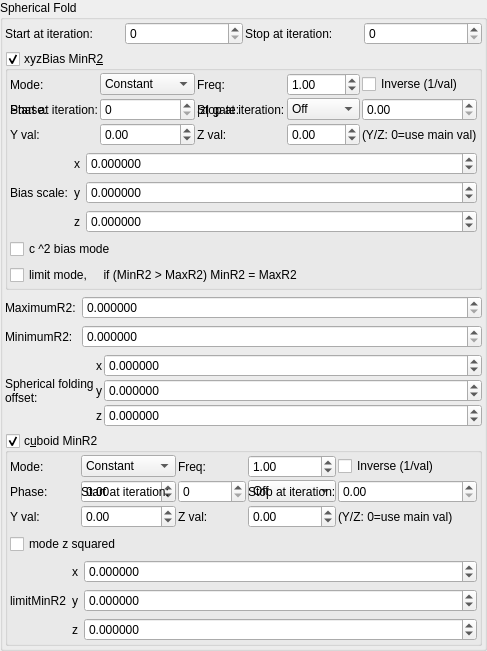
    <widget class="QGroupBox" name="groupBox_2">
     <property name="title">
      <string>Spherical Fold</string>
     </property>
     <layout class="QVBoxLayout" name="verticalLayout_5">
      <property name="leftMargin">
       <number>2</number>
      </property>
      <property name="topMargin">
       <number>2</number>
      </property>
      <property name="rightMargin">
       <number>2</number>
      </property>
      <property name="bottomMargin">
       <number>2</number>
      </property>
      <item>
       <layout class="QGridLayout" name="gridLayout_80">
        <property name="spacing">
         <number>2</number>
        </property>
        <item row="3" column="0">
         <widget class="QLabel" name="label_70">
          <property name="text">
           <string>Start at iteration:</string>
          </property>
         </widget>
        </item>
        <item row="3" column="1">
         <widget class="MySpinBox" name="spinboxInt_transf_start_iterations_S">
          <property name="sizePolicy">
           <sizepolicy hsizetype="Minimum" vsizetype="Maximum">
            <horstretch>0</horstretch>
            <verstretch>0</verstretch>
           </sizepolicy>
          </property>
          <property name="minimum">
           <number>0</number>
          </property>
          <property name="maximum">
           <number>999</number>
          </property>
          <property name="value">
           <number>0</number>
          </property>
         </widget>
        </item>
        <item row="3" column="3">
         <widget class="MySpinBox" name="spinboxInt_transf_stop_iterations_S">
          <property name="sizePolicy">
           <sizepolicy hsizetype="Preferred" vsizetype="Maximum">
            <horstretch>0</horstretch>
            <verstretch>0</verstretch>
           </sizepolicy>
          </property>
          <property name="maximum">
           <number>999</number>
          </property>
         </widget>
        </item>
        <item row="3" column="2">
         <widget class="QLabel" name="label_50">
          <property name="text">
           <string>Stop at iteration:</string>
          </property>
         </widget>
        </item>
       </layout>
      </item>
      <item>
       <widget class="MyGroupBox" name="groupCheck_transf_function_enabledAx">
        <property name="title">
         <string>xyzBias MinR&amp;2</string>
        </property>
        <property name="checkable">
         <bool>true</bool>
        </property>
        <property name="checked">
         <bool>true</bool>
        </property>
        <layout class="QVBoxLayout" name="verticalLayout_6">
         <property name="leftMargin">
          <number>2</number>
         </property>
         <property name="topMargin">
          <number>2</number>
         </property>
         <property name="rightMargin">
          <number>2</number>
         </property>
         <property name="bottomMargin">
          <number>2</number>
         </property>
         <item>
          <layout class="QGridLayout" name="gridLayout_84">
           <property name="spacing">
            <number>2</number>
           </property>
           <item row="2" column="3">
            <widget class="MySpinBox" name="spinboxInt_transf_multiplier_stop_iter_4">
             <property name="sizePolicy">
              <sizepolicy hsizetype="Preferred" vsizetype="Maximum">
               <horstretch>0</horstretch>
               <verstretch>0</verstretch>
              </sizepolicy>
             </property>
             <property name="maximum">
              <number>999</number>
             </property>
            </widget>
           </item>
      <item row="1" column="0">
       <widget class="QLabel"><property name="text"><string>Mode:</string></property></widget>
      </item>
      <item row="1" column="1">
       <widget class="MyComboBox" name="comboBox_transf_multiplier_value_mode_4">
        <item><property name="text"><string notr="true">Constant</string></property></item>
        <item><property name="text"><string notr="true">Sine</string></property></item>
        <item><property name="text"><string notr="true">Ramp</string></property></item>
        <item><property name="text"><string notr="true">Exponential</string></property></item>
        <item><property name="text"><string notr="true">Triangle</string></property></item>
        <item><property name="text"><string notr="true">Square</string></property></item>
        <item><property name="text"><string notr="true">Smoothstep</string></property></item>
        <item><property name="text"><string notr="true">Noise</string></property></item>
        <item><property name="text"><string notr="true">Ping-pong</string></property></item>
        <item><property name="text"><string notr="true">Stepped</string></property></item>
       </widget>
      </item>
      <item row="1" column="2">
       <widget class="QLabel"><property name="text"><string>Freq:</string></property></widget>
      </item>
      <item row="1" column="3">
       <widget class="MyDoubleSpinBox" name="spinbox_transf_multiplier_frequency_4">
        <property name="minimum"><double>0.01</double></property><property name="maximum"><double>100.0</double></property>
        <property name="singleStep"><double>0.1</double></property><property name="value"><double>1.0</double></property>
       </widget>
      </item>
      <item row="1" column="4" colspan="2">
       <widget class="MyCheckBox" name="checkBox_transf_multiplier_inverse_4">
        <property name="text"><string>Inverse (1/val)</string></property>
       </widget>
      </item>
      <item row="2" column="0">
       <widget class="QLabel"><property name="text"><string>Phase:</string></property></widget>
      </item>
      <item row="2" column="1">
       <widget class="MyDoubleSpinBox" name="spinbox_transf_multiplier_phase_4">
        <property name="minimum"><double>-10.0</double></property><property name="maximum"><double>10.0</double></property>
        <property name="singleStep"><double>0.1</double></property><property name="value"><double>0.0</double></property>
       </widget>
      </item>
      <item row="2" column="2">
       <widget class="QLabel"><property name="text"><string>|z| gate:</string></property></widget>
      </item>
      <item row="2" column="3">
       <widget class="MyComboBox" name="comboBox_transf_multiplier_threshold_mode_4">
        <item><property name="text"><string notr="true">Off</string></property></item>
        <item><property name="text"><string notr="true">&gt; thresh</string></property></item>
        <item><property name="text"><string notr="true">&lt; thresh</string></property></item>
       </widget>
      </item>
      <item row="2" column="4" colspan="2">
       <widget class="MyDoubleSpinBox" name="spinbox_transf_multiplier_threshold_4">
        <property name="minimum"><double>0.0</double></property><property name="maximum"><double>1000.0</double></property>
        <property name="singleStep"><double>0.1</double></property><property name="value"><double>0.0</double></property>
       </widget>
      </item>
      <item row="3" column="0">
       <widget class="QLabel"><property name="text"><string>Y val:</string></property></widget>
      </item>
      <item row="3" column="1">
       <widget class="MyDoubleSpinBox" name="spinbox_transf_multiplier_scale_y_4">
        <property name="minimum"><double>-100.0</double></property><property name="maximum"><double>100.0</double></property>
        <property name="singleStep"><double>0.01</double></property><property name="value"><double>0.0</double></property>
       </widget>
      </item>
      <item row="3" column="2">
       <widget class="QLabel"><property name="text"><string>Z val:</string></property></widget>
      </item>
      <item row="3" column="3">
       <widget class="MyDoubleSpinBox" name="spinbox_transf_multiplier_scale_z_4">
        <property name="minimum"><double>-100.0</double></property><property name="maximum"><double>100.0</double></property>
        <property name="singleStep"><double>0.01</double></property><property name="value"><double>0.0</double></property>
       </widget>
      </item>
      <item row="3" column="4" colspan="2">
       <widget class="QLabel"><property name="text"><string notr="true">(Y/Z: 0=use main val)</string></property></widget>
      </item>
           <item row="2" column="2">
            <widget class="QLabel" name="label_54">
             <property name="text">
              <string>Stop at iteration:</string>
             </property>
            </widget>
           </item>
           <item row="2" column="0">
            <widget class="QLabel" name="label_75">
             <property name="text">
              <string>Start at iteration:</string>
             </property>
            </widget>
           </item>
           <item row="2" column="1">
            <widget class="MySpinBox" name="spinboxInt_transf_multiplier_start_iter_4">
             <property name="sizePolicy">
              <sizepolicy hsizetype="Minimum" vsizetype="Maximum">
               <horstretch>0</horstretch>
               <verstretch>0</verstretch>
              </sizepolicy>
             </property>
             <property name="minimum">
              <number>0</number>
             </property>
             <property name="maximum">
              <number>999</number>
             </property>
             <property name="value">
              <number>0</number>
             </property>
            </widget>
           </item>
          </layout>
         </item>
         <item>
          <layout class="QGridLayout" name="gridLayout" columnstretch="0,0,1">
           <item row="2" column="1">
            <widget class="QLabel" name="label_134">
             <property name="sizePolicy">
              <sizepolicy hsizetype="Preferred" vsizetype="Preferred">
               <horstretch>0</horstretch>
               <verstretch>0</verstretch>
              </sizepolicy>
             </property>
             <property name="text">
              <string notr="true">z</string>
             </property>
             <property name="alignment">
              <set>Qt::AlignRight|Qt::AlignTrailing|Qt::AlignVCenter</set>
             </property>
            </widget>
           </item>
           <item row="1" column="0">
            <widget class="QLabel" name="label_39">
             <property name="text">
              <string>Bias scale:</string>
             </property>
            </widget>
           </item>
           <item row="1" column="1">
            <widget class="QLabel" name="label_133">
             <property name="sizePolicy">
              <sizepolicy hsizetype="Preferred" vsizetype="Preferred">
               <horstretch>0</horstretch>
               <verstretch>0</verstretch>
              </sizepolicy>
             </property>
             <property name="text">
              <string notr="true">y</string>
             </property>
             <property name="alignment">
              <set>Qt::AlignRight|Qt::AlignTrailing|Qt::AlignVCenter</set>
             </property>
            </widget>
           </item>
           <item row="0" column="1">
            <widget class="QLabel" name="label_132">
             <property name="sizePolicy">
              <sizepolicy hsizetype="Preferred" vsizetype="Preferred">
               <horstretch>0</horstretch>
               <verstretch>0</verstretch>
              </sizepolicy>
             </property>
             <property name="text">
              <string notr="true">x</string>
             </property>
             <property name="alignment">
              <set>Qt::AlignRight|Qt::AlignTrailing|Qt::AlignVCenter</set>
             </property>
            </widget>
           </item>
           <item row="0" column="2">
            <widget class="MyDoubleSpinBox" name="spinbox3_transf_constant_multiplier_000_x">
             <property name="sizePolicy">
              <sizepolicy hsizetype="Minimum" vsizetype="Maximum">
               <horstretch>0</horstretch>
               <verstretch>0</verstretch>
              </sizepolicy>
             </property>
             <property name="prefix">
              <string/>
             </property>
             <property name="suffix">
              <string/>
             </property>
             <property name="decimals">
              <number>6</number>
             </property>
             <property name="minimum">
              <double>-99.989999999999995</double>
             </property>
             <property name="maximum">
              <double>99.989999999999995</double>
             </property>
             <property name="singleStep">
              <double>0.100000000000000</double>
             </property>
            </widget>
           </item>
           <item row="1" column="2">
            <widget class="MyDoubleSpinBox" name="spinbox3_transf_constant_multiplier_000_y">
             <property name="sizePolicy">
              <sizepolicy hsizetype="Minimum" vsizetype="Maximum">
               <horstretch>0</horstretch>
               <verstretch>0</verstretch>
              </sizepolicy>
             </property>
             <property name="prefix">
              <string/>
             </property>
             <property name="suffix">
              <string/>
             </property>
             <property name="decimals">
              <number>6</number>
             </property>
             <property name="minimum">
              <double>-99.989999999999995</double>
             </property>
             <property name="maximum">
              <double>99.989999999999995</double>
             </property>
             <property name="singleStep">
              <double>0.100000000000000</double>
             </property>
            </widget>
           </item>
           <item row="2" column="2">
            <widget class="MyDoubleSpinBox" name="spinbox3_transf_constant_multiplier_000_z">
             <property name="sizePolicy">
              <sizepolicy hsizetype="Minimum" vsizetype="Maximum">
               <horstretch>0</horstretch>
               <verstretch>0</verstretch>
              </sizepolicy>
             </property>
             <property name="prefix">
              <string/>
             </property>
             <property name="suffix">
              <string/>
             </property>
             <property name="decimals">
              <number>6</number>
             </property>
             <property name="minimum">
              <double>-99.989999999999995</double>
             </property>
             <property name="maximum">
              <double>99.989999999999995</double>
             </property>
             <property name="singleStep">
              <double>0.100000000000000</double>
             </property>
            </widget>
           </item>
          </layout>
         </item>
         <item>
          <widget class="MyCheckBox" name="checkBox_transf_function_enabledAz_false">
           <property name="text">
            <string notr="true">c ^2 bias mode</string>
           </property>
          </widget>
         </item>
         <item>
          <widget class="MyCheckBox" name="checkBox_transf_function_enabledAz">
           <property name="text">
            <string notr="true">limit mode,     if (MinR2 &gt; MaxR2) MinR2 = MaxR2</string>
           </property>
          </widget>
         </item>
        </layout>
       </widget>
      </item>
      <item>
       <layout class="QGridLayout" name="gridLayout_8" columnstretch="0,1">
        <item row="1" column="1">
         <widget class="MyDoubleSpinBox" name="spinbox_transf_maxR2_1">
          <property name="sizePolicy">
           <sizepolicy hsizetype="Minimum" vsizetype="Maximum">
            <horstretch>0</horstretch>
            <verstretch>0</verstretch>
           </sizepolicy>
          </property>
          <property name="prefix">
           <string/>
          </property>
          <property name="suffix">
           <string/>
          </property>
          <property name="decimals">
           <number>6</number>
          </property>
          <property name="minimum">
           <double>0.000000000000000</double>
          </property>
          <property name="maximum">
           <double>99.989999999999995</double>
          </property>
          <property name="singleStep">
           <double>0.100000000000000</double>
          </property>
         </widget>
        </item>
        <item row="2" column="0">
         <widget class="QLabel" name="label_31">
          <property name="text">
           <string>MinimumR2:</string>
          </property>
         </widget>
        </item>
        <item row="2" column="1">
         <widget class="MyDoubleSpinBox" name="spinbox_transf_minR2_p25">
          <property name="sizePolicy">
           <sizepolicy hsizetype="Minimum" vsizetype="Maximum">
            <horstretch>0</horstretch>
            <verstretch>0</verstretch>
           </sizepolicy>
          </property>
          <property name="prefix">
           <string/>
          </property>
          <property name="suffix">
           <string/>
          </property>
          <property name="decimals">
           <number>6</number>
          </property>
          <property name="minimum">
           <double>0.000000000000000</double>
          </property>
          <property name="maximum">
           <double>99.989999999999995</double>
          </property>
          <property name="singleStep">
           <double>0.100000000000000</double>
          </property>
         </widget>
        </item>
        <item row="1" column="0">
         <widget class="QLabel" name="label_22">
          <property name="text">
           <string>MaximumR2:</string>
          </property>
         </widget>
        </item>
       </layout>
      </item>
      <item>
       <layout class="QGridLayout" name="gridLayout_20" columnstretch="0,0,1">
        <property name="spacing">
         <number>2</number>
        </property>
        <item row="3" column="1">
         <widget class="QLabel" name="label_135">
          <property name="sizePolicy">
           <sizepolicy hsizetype="Preferred" vsizetype="Preferred">
            <horstretch>0</horstretch>
            <verstretch>0</verstretch>
           </sizepolicy>
          </property>
          <property name="text">
           <string notr="true">x</string>
          </property>
          <property name="alignment">
           <set>Qt::AlignRight|Qt::AlignTrailing|Qt::AlignVCenter</set>
          </property>
         </widget>
        </item>
        <item row="5" column="1">
         <widget class="QLabel" name="label_136">
          <property name="sizePolicy">
           <sizepolicy hsizetype="Preferred" vsizetype="Preferred">
            <horstretch>0</horstretch>
            <verstretch>0</verstretch>
           </sizepolicy>
          </property>
          <property name="text">
           <string notr="true">z</string>
          </property>
          <property name="alignment">
           <set>Qt::AlignRight|Qt::AlignTrailing|Qt::AlignVCenter</set>
          </property>
         </widget>
        </item>
        <item row="3" column="0" rowspan="3">
         <widget class="QLabel" name="label_18">
          <property name="text">
           <string>Spherical folding
offset:</string>
          </property>
         </widget>
        </item>
        <item row="4" column="1">
         <widget class="QLabel" name="label_137">
          <property name="sizePolicy">
           <sizepolicy hsizetype="Preferred" vsizetype="Preferred">
            <horstretch>0</horstretch>
            <verstretch>0</verstretch>
           </sizepolicy>
          </property>
          <property name="text">
           <string notr="true">y</string>
          </property>
          <property name="alignment">
           <set>Qt::AlignRight|Qt::AlignTrailing|Qt::AlignVCenter</set>
          </property>
         </widget>
        </item>
        <item row="4" column="2">
         <widget class="MyDoubleSpinBox" name="spinbox3_mandelbox_offset_y">
          <property name="sizePolicy">
           <sizepolicy hsizetype="Minimum" vsizetype="Maximum">
            <horstretch>0</horstretch>
            <verstretch>0</verstretch>
           </sizepolicy>
          </property>
          <property name="prefix">
           <string/>
          </property>
          <property name="suffix">
           <string/>
          </property>
          <property name="decimals">
           <number>6</number>
          </property>
          <property name="minimum">
           <double>-100.000000000000000</double>
          </property>
          <property name="maximum">
           <double>100.000000000000000</double>
          </property>
          <property name="singleStep">
           <double>0.100000000000000</double>
          </property>
         </widget>
        </item>
        <item row="3" column="2">
         <widget class="MyDoubleSpinBox" name="spinbox3_mandelbox_offset_x">
          <property name="sizePolicy">
           <sizepolicy hsizetype="Minimum" vsizetype="Maximum">
            <horstretch>0</horstretch>
            <verstretch>0</verstretch>
           </sizepolicy>
          </property>
          <property name="prefix">
           <string/>
          </property>
          <property name="suffix">
           <string/>
          </property>
          <property name="decimals">
           <number>6</number>
          </property>
          <property name="minimum">
           <double>-100.000000000000000</double>
          </property>
          <property name="maximum">
           <double>100.000000000000000</double>
          </property>
          <property name="singleStep">
           <double>0.100000000000000</double>
          </property>
         </widget>
        </item>
        <item row="5" column="2">
         <widget class="MyDoubleSpinBox" name="spinbox3_mandelbox_offset_z">
          <property name="sizePolicy">
           <sizepolicy hsizetype="Minimum" vsizetype="Maximum">
            <horstretch>0</horstretch>
            <verstretch>0</verstretch>
           </sizepolicy>
          </property>
          <property name="prefix">
           <string/>
          </property>
          <property name="suffix">
           <string/>
          </property>
          <property name="decimals">
           <number>6</number>
          </property>
          <property name="minimum">
           <double>-100.000000000000000</double>
          </property>
          <property name="maximum">
           <double>100.000000000000000</double>
          </property>
          <property name="singleStep">
           <double>0.100000000000000</double>
          </property>
         </widget>
        </item>
       </layout>
      </item>
      <item>
       <widget class="MyGroupBox" name="groupCheck_transf_function_enabledAy_false">
        <property name="title">
         <string>c&amp;uboid MinR2</string>
        </property>
        <property name="checkable">
         <bool>true</bool>
        </property>
        <layout class="QVBoxLayout" name="verticalLayout_7">
         <property name="leftMargin">
          <number>2</number>
         </property>
         <property name="topMargin">
          <number>2</number>
         </property>
         <property name="rightMargin">
          <number>2</number>
         </property>
         <property name="bottomMargin">
          <number>2</number>
         </property>
         <item>
          <layout class="QGridLayout" name="gridLayout_83">
           <property name="spacing">
            <number>2</number>
           </property>
           <item row="2" column="4">
            <widget class="MySpinBox" name="spinboxInt_transf_multiplier_stop_iter_1">
             <property name="sizePolicy">
              <sizepolicy hsizetype="Preferred" vsizetype="Maximum">
               <horstretch>0</horstretch>
               <verstretch>0</verstretch>
              </sizepolicy>
             </property>
             <property name="maximum">
              <number>999</number>
             </property>
            </widget>
           </item>
      <item row="1" column="0">
       <widget class="QLabel"><property name="text"><string>Mode:</string></property></widget>
      </item>
      <item row="1" column="1">
       <widget class="MyComboBox" name="comboBox_transf_multiplier_value_mode_1">
        <item><property name="text"><string notr="true">Constant</string></property></item>
        <item><property name="text"><string notr="true">Sine</string></property></item>
        <item><property name="text"><string notr="true">Ramp</string></property></item>
        <item><property name="text"><string notr="true">Exponential</string></property></item>
        <item><property name="text"><string notr="true">Triangle</string></property></item>
        <item><property name="text"><string notr="true">Square</string></property></item>
        <item><property name="text"><string notr="true">Smoothstep</string></property></item>
        <item><property name="text"><string notr="true">Noise</string></property></item>
        <item><property name="text"><string notr="true">Ping-pong</string></property></item>
        <item><property name="text"><string notr="true">Stepped</string></property></item>
       </widget>
      </item>
      <item row="1" column="2">
       <widget class="QLabel"><property name="text"><string>Freq:</string></property></widget>
      </item>
      <item row="1" column="3">
       <widget class="MyDoubleSpinBox" name="spinbox_transf_multiplier_frequency_1">
        <property name="minimum"><double>0.01</double></property><property name="maximum"><double>100.0</double></property>
        <property name="singleStep"><double>0.1</double></property><property name="value"><double>1.0</double></property>
       </widget>
      </item>
      <item row="1" column="4" colspan="2">
       <widget class="MyCheckBox" name="checkBox_transf_multiplier_inverse_1">
        <property name="text"><string>Inverse (1/val)</string></property>
       </widget>
      </item>
      <item row="2" column="0">
       <widget class="QLabel"><property name="text"><string>Phase:</string></property></widget>
      </item>
      <item row="2" column="1">
       <widget class="MyDoubleSpinBox" name="spinbox_transf_multiplier_phase_1">
        <property name="minimum"><double>-10.0</double></property><property name="maximum"><double>10.0</double></property>
        <property name="singleStep"><double>0.1</double></property><property name="value"><double>0.0</double></property>
       </widget>
      </item>
      <item row="2" column="2">
       <widget class="QLabel"><property name="text"><string>|z| gate:</string></property></widget>
      </item>
      <item row="2" column="3">
       <widget class="MyComboBox" name="comboBox_transf_multiplier_threshold_mode_1">
        <item><property name="text"><string notr="true">Off</string></property></item>
        <item><property name="text"><string notr="true">&gt; thresh</string></property></item>
        <item><property name="text"><string notr="true">&lt; thresh</string></property></item>
       </widget>
      </item>
      <item row="2" column="4" colspan="2">
       <widget class="MyDoubleSpinBox" name="spinbox_transf_multiplier_threshold_1">
        <property name="minimum"><double>0.0</double></property><property name="maximum"><double>1000.0</double></property>
        <property name="singleStep"><double>0.1</double></property><property name="value"><double>0.0</double></property>
       </widget>
      </item>
      <item row="3" column="0">
       <widget class="QLabel"><property name="text"><string>Y val:</string></property></widget>
      </item>
      <item row="3" column="1">
       <widget class="MyDoubleSpinBox" name="spinbox_transf_multiplier_scale_y_1">
        <property name="minimum"><double>-100.0</double></property><property name="maximum"><double>100.0</double></property>
        <property name="singleStep"><double>0.01</double></property><property name="value"><double>0.0</double></property>
       </widget>
      </item>
      <item row="3" column="2">
       <widget class="QLabel"><property name="text"><string>Z val:</string></property></widget>
      </item>
      <item row="3" column="3">
       <widget class="MyDoubleSpinBox" name="spinbox_transf_multiplier_scale_z_1">
        <property name="minimum"><double>-100.0</double></property><property name="maximum"><double>100.0</double></property>
        <property name="singleStep"><double>0.01</double></property><property name="value"><double>0.0</double></property>
       </widget>
      </item>
      <item row="3" column="4" colspan="2">
       <widget class="QLabel"><property name="text"><string notr="true">(Y/Z: 0=use main val)</string></property></widget>
      </item>
           <item row="2" column="1">
            <widget class="QLabel" name="label_73">
             <property name="text">
              <string>Start at iteration:</string>
             </property>
            </widget>
           </item>
           <item row="2" column="2">
            <widget class="MySpinBox" name="spinboxInt_transf_multiplier_start_iter_1">
             <property name="sizePolicy">
              <sizepolicy hsizetype="Minimum" vsizetype="Maximum">
               <horstretch>0</horstretch>
               <verstretch>0</verstretch>
              </sizepolicy>
             </property>
             <property name="minimum">
              <number>0</number>
             </property>
             <property name="maximum">
              <number>999</number>
             </property>
             <property name="value">
              <number>0</number>
             </property>
            </widget>
           </item>
           <item row="2" column="3">
            <widget class="QLabel" name="label_53">
             <property name="text">
              <string>Stop at iteration:</string>
             </property>
            </widget>
           </item>
          </layout>
         </item>
         <item>
          <widget class="MyCheckBox" name="checkBox_transf_function_enabledAx_false">
           <property name="text">
            <string>mode z squared</string>
           </property>
          </widget>
         </item>
         <item>
          <layout class="QGridLayout" name="gridLayout_3" columnstretch="0,0,2">
           <item row="0" column="1">
            <widget class="QLabel" name="label_129">
             <property name="sizePolicy">
              <sizepolicy hsizetype="Preferred" vsizetype="Preferred">
               <horstretch>0</horstretch>
               <verstretch>0</verstretch>
              </sizepolicy>
             </property>
             <property name="text">
              <string notr="true">x</string>
             </property>
             <property name="alignment">
              <set>Qt::AlignRight|Qt::AlignTrailing|Qt::AlignVCenter</set>
             </property>
            </widget>
           </item>
           <item row="1" column="1">
            <widget class="QLabel" name="label_130">
             <property name="sizePolicy">
              <sizepolicy hsizetype="Preferred" vsizetype="Preferred">
               <horstretch>0</horstretch>
               <verstretch>0</verstretch>
              </sizepolicy>
             </property>
             <property name="text">
              <string notr="true">y</string>
             </property>
             <property name="alignment">
              <set>Qt::AlignRight|Qt::AlignTrailing|Qt::AlignVCenter</set>
             </property>
            </widget>
           </item>
           <item row="2" column="1">
            <widget class="QLabel" name="label_131">
             <property name="sizePolicy">
              <sizepolicy hsizetype="Preferred" vsizetype="Preferred">
               <horstretch>0</horstretch>
               <verstretch>0</verstretch>
              </sizepolicy>
             </property>
             <property name="text">
              <string notr="true">z</string>
             </property>
             <property name="alignment">
              <set>Qt::AlignRight|Qt::AlignTrailing|Qt::AlignVCenter</set>
             </property>
            </widget>
           </item>
           <item row="0" column="2">
            <widget class="MyDoubleSpinBox" name="spinbox3_transf_scaleP_222_x">
             <property name="sizePolicy">
              <sizepolicy hsizetype="Minimum" vsizetype="Maximum">
               <horstretch>0</horstretch>
               <verstretch>0</verstretch>
              </sizepolicy>
             </property>
             <property name="prefix">
              <string/>
             </property>
             <property name="suffix">
              <string/>
             </property>
             <property name="decimals">
              <number>6</number>
             </property>
             <property name="minimum">
              <double>-99.989999999999995</double>
             </property>
             <property name="maximum">
              <double>99.989999999999995</double>
             </property>
             <property name="singleStep">
              <double>0.100000000000000</double>
             </property>
            </widget>
           </item>
           <item row="1" column="2">
            <widget class="MyDoubleSpinBox" name="spinbox3_transf_scaleP_222_y">
             <property name="sizePolicy">
              <sizepolicy hsizetype="Minimum" vsizetype="Maximum">
               <horstretch>0</horstretch>
               <verstretch>0</verstretch>
              </sizepolicy>
             </property>
             <property name="prefix">
              <string/>
             </property>
             <property name="suffix">
              <string/>
             </property>
             <property name="decimals">
              <number>6</number>
             </property>
             <property name="minimum">
              <double>-99.989999999999995</double>
             </property>
             <property name="maximum">
              <double>99.989999999999995</double>
             </property>
             <property name="singleStep">
              <double>0.100000000000000</double>
             </property>
            </widget>
           </item>
           <item row="2" column="2">
            <widget class="MyDoubleSpinBox" name="spinbox3_transf_scaleP_222_z">
             <property name="sizePolicy">
              <sizepolicy hsizetype="Minimum" vsizetype="Maximum">
               <horstretch>0</horstretch>
               <verstretch>0</verstretch>
              </sizepolicy>
             </property>
             <property name="prefix">
              <string/>
             </property>
             <property name="suffix">
              <string/>
             </property>
             <property name="decimals">
              <number>6</number>
             </property>
             <property name="minimum">
              <double>-99.989999999999995</double>
             </property>
             <property name="maximum">
              <double>99.989999999999995</double>
             </property>
             <property name="singleStep">
              <double>0.100000000000000</double>
             </property>
            </widget>
           </item>
           <item row="1" column="0">
            <widget class="QLabel" name="label_38">
             <property name="text">
              <string>limitMinR2</string>
             </property>
            </widget>
           </item>
          </layout>
         </item>
        </layout>
       </widget>
      </item>
     </layout>
    </widget>
